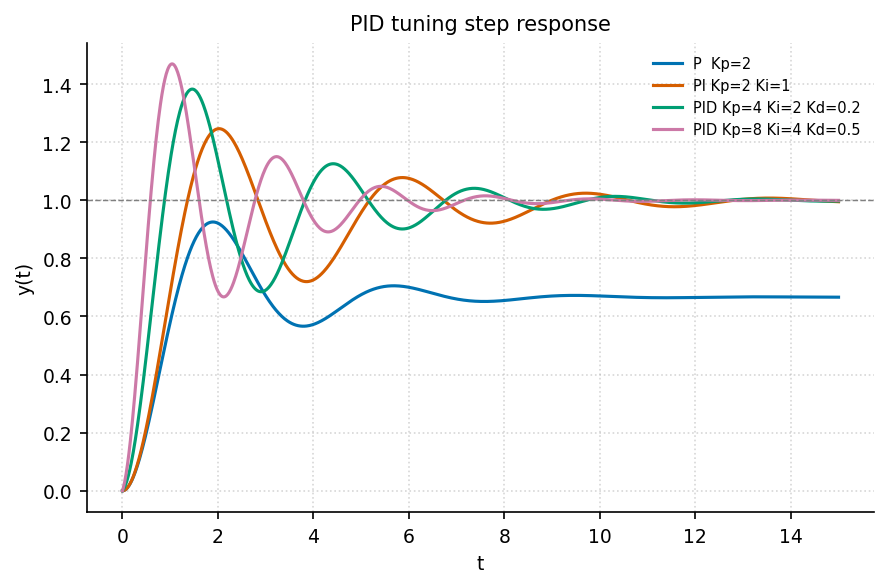

Recreate this plot in Python.
"""pid_tuning: PID 不同参数的阶跃响应族."""
import sys, os; sys.path.insert(0, os.path.join(os.path.dirname(os.path.abspath(__file__)), '..', '..', '_utils', 'python'))
import numpy as np
import matplotlib.pyplot as plt
from scipy.signal import lti, step
from theme import apply_theme
from palette import cycle

def make_figure(title='PID tuning step response'):
    apply_theme()
    fig, ax = plt.subplots()
    # plant: 1/(s^2 + s + 1)
    plant_num = [1.0]; plant_den = [1, 1, 1]
    cfgs = [(2, 0,   0,   'P  Kp=2'),
            (2, 1,   0,   'PI Kp=2 Ki=1'),
            (4, 2,   0.2, 'PID Kp=4 Ki=2 Kd=0.2'),
            (8, 4,   0.5, 'PID Kp=8 Ki=4 Kd=0.5')]
    t = np.linspace(0, 15, 1000)
    for i, (Kp, Ki, Kd, lab) in enumerate(cfgs):
        ctrl_num = [Kd, Kp, Ki]; ctrl_den = [1, 0]
        # closed loop = CP/(1+CP)
        open_num = np.convolve(ctrl_num, plant_num)
        open_den = np.convolve(ctrl_den, plant_den)
        cl_den = np.polyadd(open_den, np.concatenate([np.zeros(len(open_den)-len(open_num)), open_num]) if len(open_den) >= len(open_num) else open_num)
        sys = lti(open_num, cl_den)
        tt, y = step(sys, T=t)
        ax.plot(tt, y, color=cycle(i), label=lab)
    ax.axhline(1, color='gray', linestyle='--', linewidth=0.7)
    ax.set_xlabel('t'); ax.set_ylabel('y(t)'); ax.set_title(title)
    ax.legend(fontsize=7); ax.grid(True, linestyle=':', alpha=0.5)
    fig.tight_layout()
    return fig

if __name__ == '__main__':
    fig = make_figure(); fig.savefig(__file__.replace('.py', '.png'), dpi=150)
